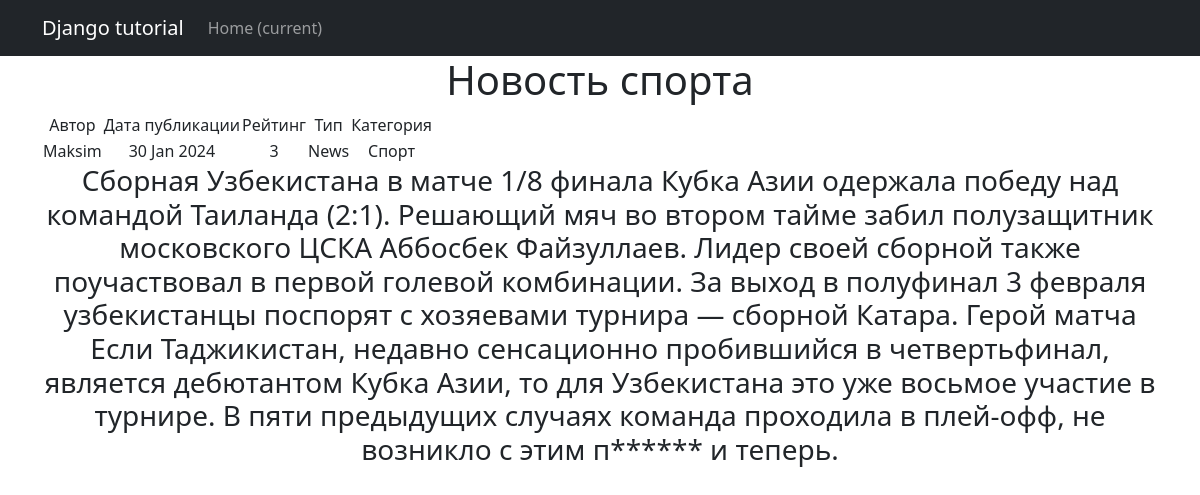
The app's page /posts/5 with its own data.
### posts/models.py (models this page shows, shortened)
class Post(models.Model):
	news = 'News'
	article = 'Article'
	POST_TYPES = [(news, 'Новость'),
				  (article, 'Статья')]
	author = models.ForeignKey(Author, on_delete=models.CASCADE)
	post_type = models.CharField(max_length=255, choices=POST_TYPES)
	date = models.DateTimeField(auto_now_add=True)
	categories = models.ManyToManyField(Category, through='PostCategory')
	title = models.CharField(max_length=255)
	text = models.TextField()
	rating = models.IntegerField(default=0)

class Author(models.Model):
	user = models.OneToOneField(User, on_delete=models.CASCADE)
	rating = models.IntegerField(default=0)

class Category(models.Model):
	category_name = models.CharField(max_length=255, unique=True)

### posts/views.py (the view)
# urls.py: path('<int:pk>', PostDetail.as_view(), name='posts_detail'),
class PostDetail(DetailView):
	model = Post
	template_name = 'post.html'
	context_object_name = 'post'

### posts/templatetags/custom_filters.py (called while the page is built)
@register.filter()
def censor(text, word):
	if isinstance(text, str):
		if word in text:
			length_censored = '*' * len(word[1:])
			censored_word = word.replace(word[1:], length_censored)
			text = text.replace(word, censored_word)
		return text
	else:
		raise ValueError(f'Неправильный тип данных {type(text)}')

### templates/post.html (shortened to what this page needs)
{% extends 'flatpages/default.html' %}
{% load custom_filters %}
{% block content %}
<h1>{{ post.title }}</h1>
    <table>
        <tr>
            <td>Автор</td>
            <td>Дата публикации</td>
            <td>Рейтинг</td>
            <td>Тип</td>
            <td>Категория</td>
        </tr>
        <tr>
            <td>{{ post.author.user.username }}</td>
            <td>{{ post.date|date:'d M Y' }}</td>
            <td>{{ post.rating }}</td>
            <td>{{ post.post_type }}</td>
            <td>{% for category in post.categories.all %}
                    {{ category.category_name }}
                {% endfor %}
            </td>
        </tr>
    </table>
<h3>{{ post.text|censor:"проблем" }}</h3>
{% endblock content %}

### records on screen
Post: title "Новость спорта", author.user.username "Maksim", date "30 Jan 2024", rating "3", post_type "News", text|censor "Сборная Узбекистана в матче 1/8 финала Кубка Азии одержала победу над командой Таиланда (2:1). Решающий мяч во втором тайме забил полузащитник московского ЦСКА Аббосбек Файзуллаев. Лидер своей сборной также поучаствовал в первой голевой комбинации. За выход в полуфинал 3 февраля узбекистанцы поспорят с хозяевами турнира — сборной Катара. Герой матча Если Таджикистан, недавно сенсационно пробившийся в четвертьфинал, является дебютантом Кубка Азии, то для Узбекистана это уже восьмое участие в турнире. В пяти предыдущих случаях команда проходила в плей-офф, не возникло с этим п****** и теперь."
Category: category_name "Спорт"
